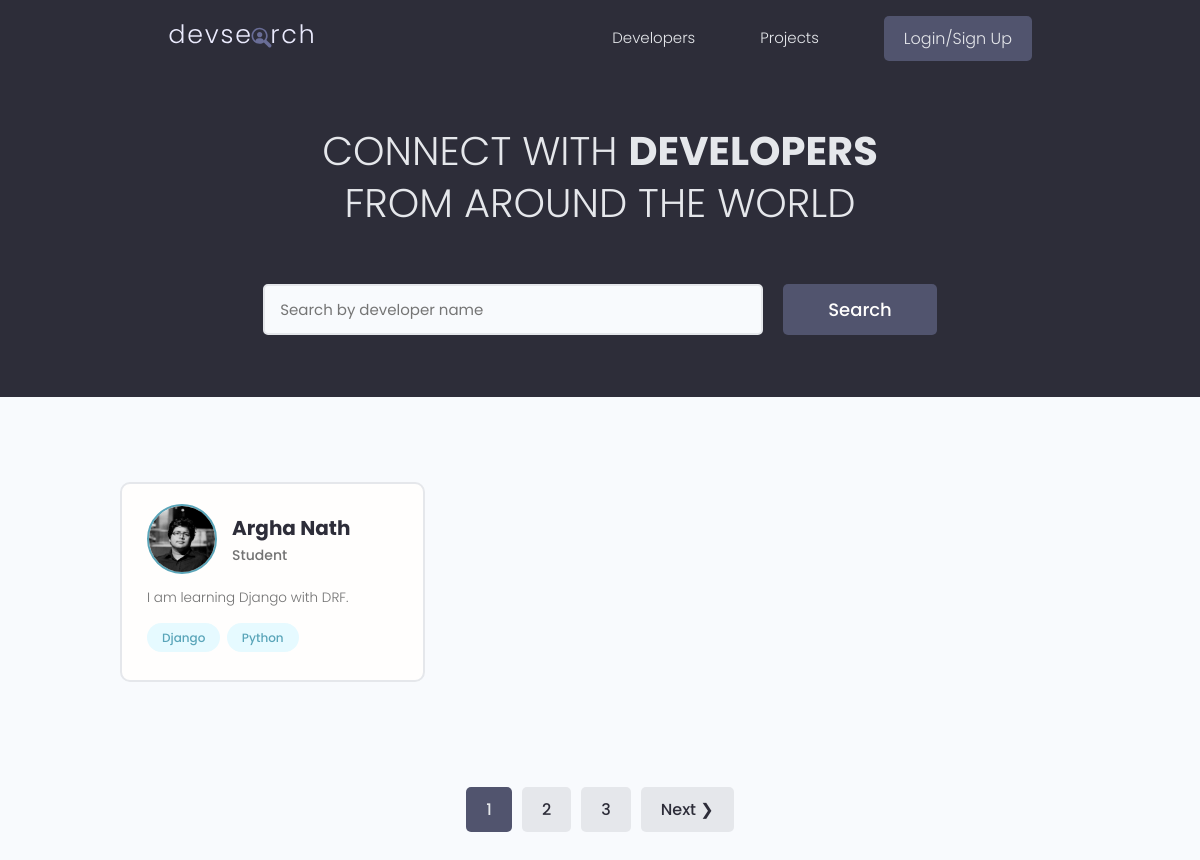
The app's page /, older data.
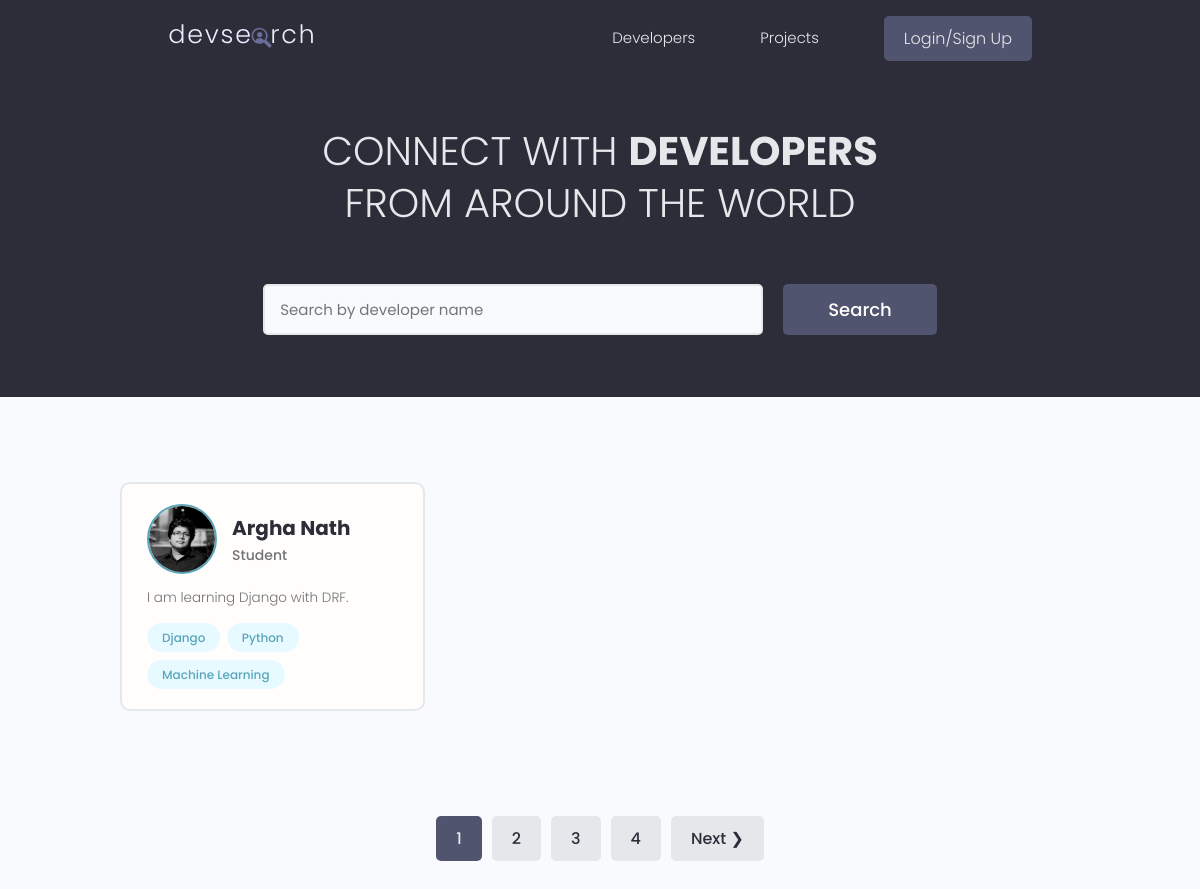
The same page, newer data.
### users/models.py (models this page shows, shortened)
class Profile(models.Model):
    user = models.OneToOneField(
        User, on_delete=models.CASCADE, null=True, blank=True)
    name = models.CharField(max_length=100, null=True, blank=True)
    email = models.CharField(max_length=200, null=True, blank=True)
    username = models.CharField(max_length=100, null=True, blank=True)
    location = models.CharField(max_length=100, null=True, blank=True)
    about = models.CharField(max_length=200, null=True, blank=True)
    bio = models.TextField(null=True, blank=True)
    profile_image = models.ImageField(
        null=True, blank=True, upload_to='profiles', default='profiles/user-default.png')
    social_github = models.CharField(max_length=200, null=True, blank=True)
    social_twitter = models.CharField(max_length=200, null=True, blank=True)
    social_linkedin = models.CharField(max_length=200, null=True, blank=True)
    social_youtube = models.CharField(max_length=200, null=True, blank=True)
    social_website = models.CharField(max_length=200, null=True, blank=True)
    created = models.DateTimeField(auto_now_add=True)
    id = models.UUIDField(default=uuid.uuid4, unique=True,
                          editable=False, primary_key=True)

class Skill(models.Model):
    owner = models.ForeignKey(
        Profile, on_delete=models.CASCADE, null=True, blank=True)
    name = models.CharField(max_length=200, null=True,
                            blank=True)
    description = models.TextField(null=True, blank=True)
    created = models.DateTimeField(auto_now_add=True)
    id = models.UUIDField(default=uuid.uuid4, unique=True,
                          editable=False, primary_key=True)
    def __str__(self):
        return self.name

### users/views.py (the view)
# urls.py: path('', profiles, name='profiles'),
def profiles(request):
    profiles, search_query = searchProfiles(request)
    custom_range, profiles = paginateProfiles(request, profiles, 1)
    context = {
        'profiles': profiles,
        'search': search_query,
        'custom_range': custom_range
    }
    return render(request, 'users/profiles.html', context)

### users/utils.py (called while the page is built)
def searchProfiles(request):
    search_query = ""
    if request.GET.get('search_query'):
        search_query = request.GET.get('search_query')
    skills = Skill.objects.filter(name__icontains=search_query)
    profiles = Profile.objects.distinct().filter(
        Q(name__icontains=search_query) | Q(about__icontains=search_query) | Q(skill__in=skills))
    return profiles, search_query

def paginateProfiles(request, profiles, results):
    page = request.GET.get('page')
    paginator = Paginator(profiles, results)
    try:
        profiles = paginator.page(page)
    except PageNotAnInteger:
        page = 1
        profiles = paginator.page(page)
    except EmptyPage:
        page = paginator.num_pages  # Giving us the count of the last page.
        profiles = paginator.page(page)
    left_index = (int(page) - 4)
    right_index = (int(page) + 5)
    if left_index < 1:
        left_index = 1
    if right_index > paginator.num_pages:
        right_index = paginator.num_pages + 1
    custom_range = range(left_index, right_index)
    return custom_range, profiles

### users/templates/users/profiles.html (shortened to what this page needs)
{% extends 'main.html' %}
{% block content %}
<main class="home">
    <section class="hero-section text-center">
      <div class="container container--narrow">
        <div class="hero-section__box">
          <h2>CONNECT WITH <span>DEVELOPERS</span></h2>
          <h2>FROM AROUND THE WORLD</h2>
        </div>
        <div class="hero-section__search">
          <form id="searchForm" class="form" action="{% url 'profiles' %}" method="get">
            <div class="form__field">
              <input class="input input--text" id="formInput#search" type="text" name="search_query" value="{{ search }}"
                placeholder="Search by developer name" />
            </div>
            <input class="btn btn--sub btn--lg" type="submit" value="Search" />
          </form>
        </div>
      </div>
    </section>
    <section class="devlist">
        <div class="container">
            <div class="grid grid--three">
                {% for profile in profiles %}
                    <div class="column card">
                        <div class="dev">
                            <a href="{% url 'user-profile' profile.id %}" class="card__body">
                                <div class="dev__profile">
                                    <img class="avatar avatar--md" src="{{profile.profile_image.url}}" alt="image" />
                                    <div class="dev__meta">
                                        <h3>{{profile.name}}</h3>
                                        <h5>{{profile.about|slice:"50"}}</h5>
                                    </div>
                                </div>
                                <p class="dev__info">
                                    {{profile.bio|slice:"150"}}
                                </p>
                                <div class="dev__skills">
                                    {% for skill in profile.skill_set.all|slice:"5" %}
                                        <span class="tag tag--pill tag--main">
                                            <small>{{skill}}</small>
                                        </span>
                                    {% endfor %}
                                </div>
                            </a>
                        </div>
                    </div>
                {% endfor %}
            </div>
      </div>
    </section>
    {% include 'pagination.html' with querySet=profiles custom_range=custom_range %}
  </main>
{% endblock %}

Row changes from the older to the newer data that the page shows:
added Skill: name "Machine Learning"
Text that changed along with them:
new list line: "4"
